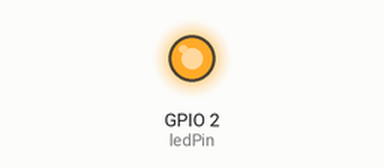
A sketch run on a simulated ESP32. On the bench: output pins drawn as LEDs (lit = HIGH). WiFi joins after 1.5 s; servers stay silent unless stated; not simulated (calls return 0 or success): secrets.h; what the sketch prints to the serial monitor is not drawn.

Above: at 1.6 s.
At 2.1 s:
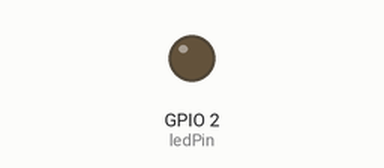
Timing chart, 0 to 3.6 s (numbered marks = the images above):
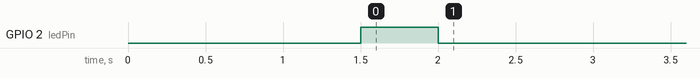

The sketch:

ESP32_Test.ino
```cpp
/*
In this program, we will test the ESP32 by creating a simple web server that can be accessed from any device connected to the same router.
The web server will display LED ON and LED OFF buttons.
Clicking these buttons will control the onboard LED of the ESP32, which is connected to GPIO2.
When you click LED ON, the onboard LED will turn on, and clicking LED OFF will turn it off.
This provides a simple and interactive way to test the ESP32's functionality.
*/
#include <WiFi.h> //c like structure, very interesting
#include <WebServer.h>
#include "secrets.h" //include secrets.h, ssid and password are available here.

WebServer server(80); // Web server on port 80

const int ledPin = 2; // Onboard LED pin (GPIO2 for ESP32) <specify the pins here, you can use a simple number
bool ledState = false; // Track LED state
unsigned long startTime = millis();

// HTML content for the web page
String HTMLPage() {
  String html = "<!DOCTYPE html><html>";
  html += "<head><title>ESP32 LED Control</title></head>";
  html += "<body style='text-align: center; font-family: Arial;'>";

  html += "<h1>ESP32 LED Control</h1>";
  html += ledState ? "<p>LED is <strong>ON</strong></p>" : "<p>LED is <strong>OFF</strong></p>";
  html += "<a href='/on' style='padding: 10px 20px; background-color: green; color: white; text-decoration: none;'>Turn ON</a>&nbsp;";
  html += "<a href='/off' style='padding: 10px 20px; background-color: red; color: white; text-decoration: none;'>Turn OFF</a>";

  html += "</body></html>";
  return html;
}

// Handle the root path "/"
void handleRoot() {
  server.send(200, "text/html", HTMLPage());
}

// Handle LED ON request
void handleLEDOn() {
  ledState = true;
  digitalWrite(ledPin, HIGH);
  server.send(200, "text/html", HTMLPage());
}

// Handle LED OFF request
void handleLEDOff() {
  ledState = false;
  digitalWrite(ledPin, LOW);
  server.send(200, "text/html", HTMLPage());
}
void handleLEDConnected(){
  ledState = false;
  digitalWrite(ledPin, RISING);
  delay(500);
  digitalWrite(ledPin, LOW);
  server.send(200, "text/html", HTMLPage());
}

//override from arduino.h?
void setup() {
  Serial.begin(115200); //SETS THIS UP TO SEND THE MESSAGE ALONG THE SERIAL BUS AT THIS RATE.

  // Initialize onboard LED pin as output
  pinMode(ledPin, OUTPUT);
  digitalWrite(ledPin, LOW); // Start with LED off

  // Connect to Wi-Fi
  WiFi.begin(ssid, password);
  Serial.print("Connecting to Wi-Fi");
  while (WiFi.status() != WL_CONNECTED) {
    delay(500);
    Serial.print(".");
    if(millis() - startTime > 30000){
      Serial.print("Please try to change your creds.");
      break;
    }
  }
  if(WiFi.status() == WL_CONNECTED){
      handleLEDConnected();
  }
  Serial.println("\nConnected to Wi-Fi");
  Serial.println(WiFi.localIP());

  // Define server routes
  server.on("/", handleRoot);
  server.on("/on", handleLEDOn);
  server.on("/off", handleLEDOff);

  // Start the server
  server.begin();
  Serial.println("Server started");
}

//override from arduino.h
void loop() {
  server.handleClient(); // Handle client requests
  //do something to catch errors?
}
```
